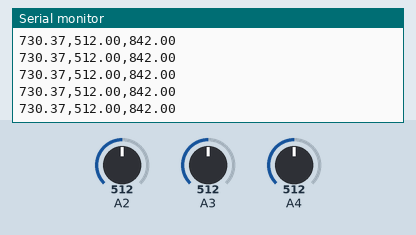
Bench run of a sketch on a simulated Arduino Uno, built with avr-gcc and run on an emulated ATmega328P. Parts: the last lines printed to the serial monitor. Inputs (shaded band) come from the test bench; at power-on: A2 = 512, A3 = 512, A4 = 512.

Above: at 1.2 s.
1.3 s: A2 set to 716
At 1.8 s:
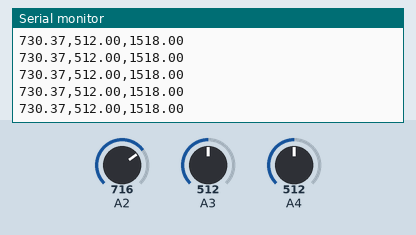
2.8 s: A3 set to 716
At 3.6 s:
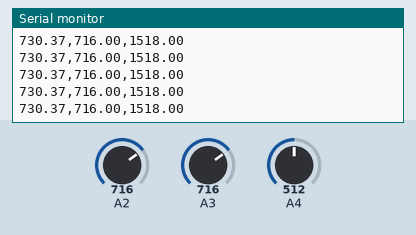
4.3 s: A4 set to 716
At 4.9 s:
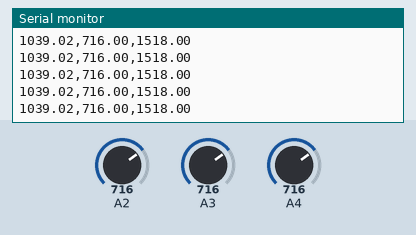
5.8 s: A2 set to 900
At 6.3 s:
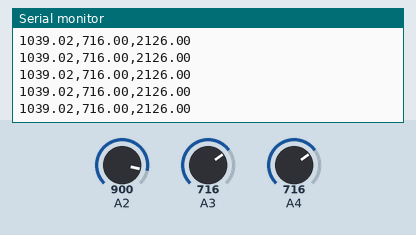
7.3 s: A3 set to 900
At 8.3 s:
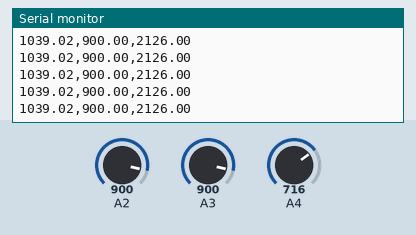
8.8 s: A4 set to 900
At 9.4 s:
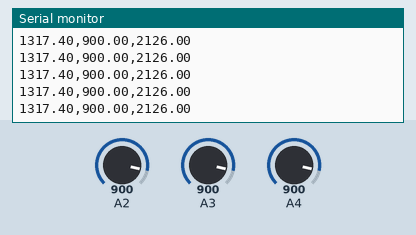
Timing chart, 0 to 11.3 s (numbered marks = the images above; inputs shaded):
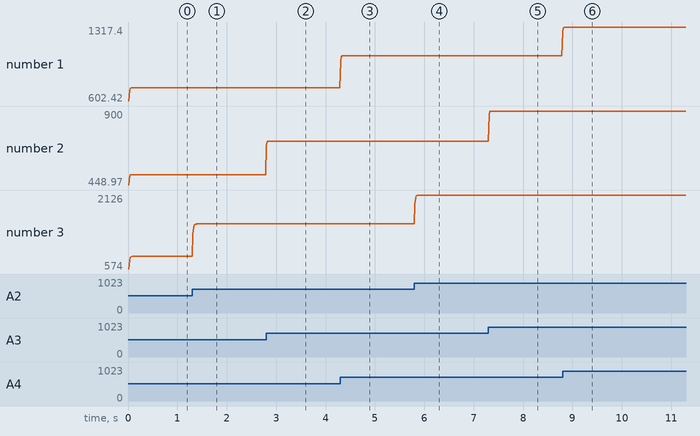

The sketch:

MS_device6.ino
```cpp
float liftf, gf1, gf2, pgf1,pgf2,pliftf;
unsigned long sampleInterval = 1000/60;
unsigned long sampleTimer;
float l,g1,g2,lpre,g1pre,g2pre;

void setup() {
  // put your setup code here, to run once:
  Serial.begin(115200);
  pinMode(2, INPUT);
  pinMode(3, INPUT);
  pinMode(4, INPUT);
}

void loop() {
  // put your main code here, to run repeatedly:
    unsigned long currMillis = millis();
  if(currMillis - sampleTimer >= sampleInterval)  // is it time for a sample?
{
sampleTimer = currMillis;
  l = (0.1231*lpre)+(0.8769*analogRead(2));
  l = map(l,225,419,0,500);
  l = constrain(l,0,10000);
  g1 = (0.1231*g1pre)+(0.8769*analogRead(3));
  g2 = (0.1231*g2pre)+(0.8769*analogRead(4));
  g2 = g2*1.4231-36.511;
  g2 = constrain(g2,0,10000);
  Serial.print(g2);
  Serial.print(",");
  Serial.print(g1);
  Serial.print(",");
  Serial.println(l);
}
lpre = l;
g1pre = g1;
g2pre = g2;
}
```

Measured:
- after the input at 1.3 s, the serial monitor: prints a new line at once (image 1)
- after the input at 2.8 s, the serial monitor: prints a new line at once (image 2)
- after the input at 4.3 s, the serial monitor: prints a new line at once (image 3)
- after the input at 5.8 s, the serial monitor: prints a new line at once (image 4)
- after the input at 7.3 s, the serial monitor: prints a new line at once (image 5)
- after the input at 8.8 s, the serial monitor: prints a new line at once (image 6)
- plotted number 1: 730.37 → 1039.02 after the input at 4.3 s, 1039.02 → 1317.4 after the input at 8.8 s
- plotted number 2: 512 → 716 after the input at 2.8 s, 716 → 900 after the input at 7.3 s
